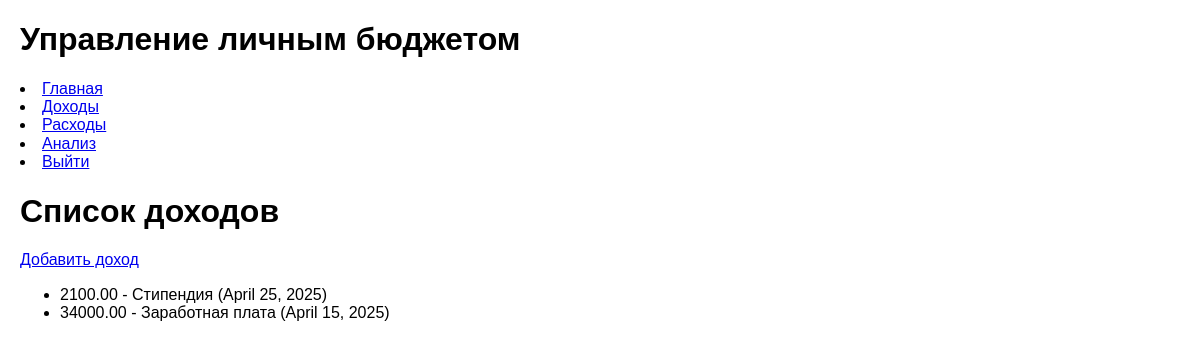
Page /income/ (signed in) on the earlier database version.
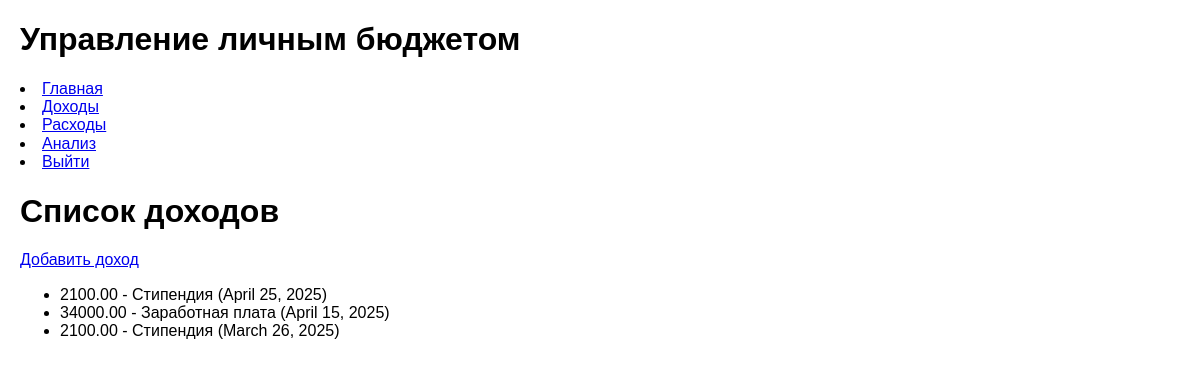
Same page on the later database version.
### budget/models.py (models this page shows, shortened)
class Income(models.Model):
    user = models.ForeignKey(User, on_delete=models.CASCADE)
    category = models.ForeignKey(IncomeCategory, on_delete=models.SET_NULL, null=True, blank=True)
    amount = models.DecimalField(max_digits=10, decimal_places=2)
    date = models.DateField()

class IncomeCategory(models.Model):
    name = models.CharField(max_length=100)
    def __str__(self):
        return self.name

### budget/views.py (the view)
# urls.py: path('income/', views.income_list, name='income_list'),
def income_list(request):
    incomes = Income.objects.filter(user=request.user)
    return render(request, 'budget/income_list.html', {'incomes': incomes})

### budget/templates/budget/income_list.html (shortened to what this page needs)
{% extends 'budget/base.html' %}
{% block content %}
<h1>Список доходов</h1>
<a href="{% url 'add_income' %}" class="btn">Добавить доход</a>
<ul>
    {% for income in incomes %}
    <li>{{ income.amount }} - {{ income.category }} ({{ income.date }})</li>
    {% empty %}
    <p>Нет доходов.</p>
    {% endfor %}
</ul>
{% endblock %}

Differences in the rows shown:
added Income: amount "2100.00", category "Стипендия", date "March 26, 2025"
